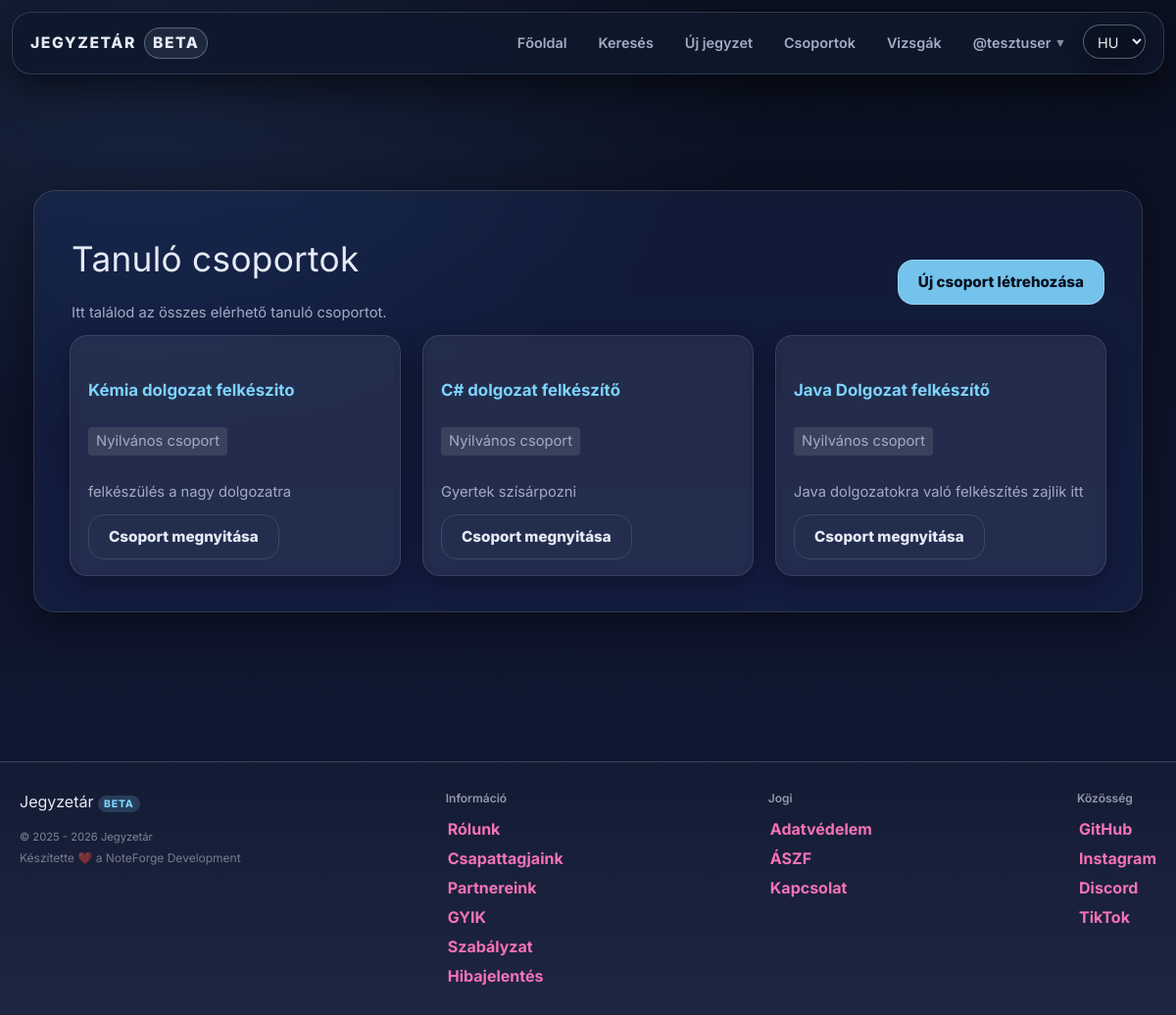
Screenshot of /groups.php (signed in) with the database file from the repository.
### tables this page shows
CREATE TABLE `users` (
  `id` int(11) NOT NULL,
  `lastname` varchar(100) DEFAULT NULL,
  `firstname` varchar(100) DEFAULT NULL,
  `username` varchar(50) NOT NULL,
  `birthdate` date DEFAULT NULL,
  `gender` varchar(10) DEFAULT NULL,
  `email` varchar(50) NOT NULL,
  `profile_picture` varchar(255) DEFAULT NULL,
  `password` varchar(255) NOT NULL,
  `security_question` varchar(255) NOT NULL,
  `security_answer` varchar(255) NOT NULL,
  `admin` tinyint(1) NOT NULL,
  `teacher` tinyint(1) DEFAULT NULL,
  `registration_date` datetime DEFAULT NULL,
  `language` varchar(5) NOT NULL DEFAULT 'hu',
  `oauth_provider` varchar(20) DEFAULT NULL,
  `oauth_sub` varchar(191) DEFAULT NULL,
  `email_verified` tinyint(1) NOT NULL DEFAULT 0,
  `bio` text DEFAULT NULL,
  `profile_theme` varchar(32) NOT NULL DEFAULT 'default',
  `twofa_enabled` tinyint(1) NOT NULL DEFAULT 0,
  `used_reg_code` varchar(64) DEFAULT NULL,
  `used_reg_code_at` datetime DEFAULT NULL,
  `show_fullname` tinyint(1) NOT NULL DEFAULT 1,
  `show_email` tinyint(1) NOT NULL DEFAULT 0,
  `show_birthdate` tinyint(1) NOT NULL DEFAULT 0
);

CREATE TABLE `groups` (
  `id` int(11) NOT NULL,
  `name` varchar(100) NOT NULL,
  `description` text DEFAULT NULL,
  `owner_id` int(11) NOT NULL,
  `is_private` tinyint(1) NOT NULL DEFAULT 0,
  `created_at` datetime NOT NULL DEFAULT current_timestamp(),
  `reviewed_at` datetime DEFAULT NULL,
  `reviewed_by` int(11) DEFAULT NULL,
  `status` enum('pending','approved','rejected') NOT NULL DEFAULT 'pending'
);

### assets/php/lang.php (called while the page is built, shortened)
<?php
    $supported_langs = ['hu', 'en', 'de'];
    if (isset($_GET['lang']) && in_array($_GET['lang'], $supported_langs, true)) {
        $lang = $_GET['lang'];
        $_SESSION['lang'] = $lang;
        if (!headers_sent()) {
            setcookie('lang', $lang, time() + 60*60*24*30, '/');
        }
    } else {
        if (isset($_SESSION['lang']) && in_array($_SESSION['lang'], $supported_langs, true)) {
            $lang = $_SESSION['lang'];
        } elseif (isset($_COOKIE['lang']) && in_array($_COOKIE['lang'], $supported_langs, true)) {
            $lang = $_COOKIE['lang'];
        } else {
            $lang = 'hu';
        }
    }
    $translations = [];
    if ($stmt = $conn->prepare("SELECT t_key, text FROM translations WHERE lang_code = ?")) {
        $stmt->bind_param('s', $lang);
        $stmt->execute();
        $result = $stmt->get_result();
        while ($row = $result->fetch_assoc()) {
            $translations[$row['t_key']] = $row['text'];
        }
    }
    if (!function_exists('t')) {
        function t(string $key): string
        {
            global $translations;
            return $translations[$key] ?? $key;
        }
    }

### groups.php (the view, shortened to what this page needs)
<?php
    require_once "assets/php/db.php";
    require_once "assets/php/lang.php";
    $csoportok_sql = "SELECT * FROM groups ORDER BY id DESC";
    $csoportok_lekerdezes = $conn->query($csoportok_sql);
?>
<!DOCTYPE html>
<html lang="<?= $lang ?>">
<head>
    <link rel="stylesheet" href="assets/css/styles.css">
    <script src="https://cdn.jsdelivr.net/npm/@tailwindcss/browser@4"></script>
</head>
<body>
<?php include 'assets/php/navbar.php'; ?>
<div class="content-wrapper w-full">
    <div class="main w-full max-w-6xl mx-auto px-4 md:px-6 lg:px-8 py-6">
        <div class="section-titlebar flex flex-col md:flex-row justify-between items-start gap-4 mb-6">
            <div class="min-w-0">
                <h1 class="text-2xl md:text-3xl lg:text-4xl mb-2">Tanuló csoportok</h1>
                <p class="entry-meta text-sm md:text-base">
                    Itt találod az összes elérhető tanuló csoportot.
                </p>
            </div>
            <div class="titlebar-actions">
                <a href="create_group.php" class="btn-cta text-sm md:text-base whitespace-nowrap">
                    Új csoport létrehozása
                </a>
            </div>
        </div>
        <?php if ($csoportok_lekerdezes && $csoportok_lekerdezes->num_rows > 0): ?>
            <div class="content-grid grid grid-cols-1 md:grid-cols-2 lg:grid-cols-3 gap-4 md:gap-6">
                <?php while ($egy_csoport = $csoportok_lekerdezes->fetch_assoc()):
						$csoport_statusz = $egy_csoport['status'];
                        $csoport_id = $egy_csoport['id'];
                        $csoport_nev = $egy_csoport['name'];
                        $csoport_leiras = $egy_csoport['description'];
                        $csoport_privat = $egy_csoport['is_private'];
                        if ($csoport_privat == 1) {
                            $privat_szoveg = "Privát csoport";
                        } else {
                            $privat_szoveg = "Nyilvános csoport";
                        }
                    ?>
                    <article class="card p-4 md:p-6 flex flex-col break-words">
                        <div class="card-head mb-3">
                            <h3 class="entry-title text-lg md:text-xl lg:text-2xl mb-2">
                                <a href="group.php?id=<?= (int)$csoport_id ?>" class="link-more hover:underline">
                                    <?= htmlspecialchars($csoport_nev) ?>
                                </a>
                            </h3>
                            <span class="entry-meta text-xs md:text-sm inline-block px-2 py-1 rounded bg-white/10">
                                <?= htmlspecialchars($privat_szoveg) ?>
                            </span>
                        </div>
                        <?php if (trim($csoport_leiras) !== ""): ?>
                            <p class="entry-meta text-sm md:text-base mb-3 break-words">
                                <?= nl2br(htmlspecialchars($csoport_leiras)) ?>
                            </p>
                        <?php else: ?>
                            <p class="entry-meta text-sm md:text-base mb-3 opacity-75">
                                Ehhez a csoporthoz még nincs leírás megadva.
                            </p>
                        <?php endif; ?>
                        <div class="mt-auto">
						<?php if ($csoport_statusz === 'approved'): ?>
							<a href="group.php?id=<?= (int)$csoport_id ?>" class="btn-ghost text-sm md:text-base">
								Csoport megnyitása
							</a>
						<?php else: ?>
							<span class="btn-ghost text-sm md:text-base opacity-50 cursor-not-allowed">
								A csoport még nem elérhető
							</span>
						<?php endif; ?>
                        </div>
                    </article>
                <?php endwhile; ?>
            </div>
        <?php else: ?>
            <div class="card p-6">
                <p class="entry-meta text-sm md:text-base">Nincs megjeleníthető csoport.</p>
            </div>
        <?php endif; ?>
    </div>
</div>
<?php include 'assets/php/footer.php'; ?>
</body>
</html>

### assets/php/navbar.php (shortened to what this page needs)
<?php
	require_once "assets/php/premium.php";
    $isLoggedIn = false;
    $currentUsername = null;
    if (isset($_COOKIE['id']) && ctype_digit($_COOKIE['id'])) {
        $isLoggedIn = true;
        $userid = (int)$_COOKIE['id'];
        $stmt = $conn->prepare("SELECT * FROM users WHERE id = ? LIMIT 1");
        $stmt->bind_param("i", $userid);
        $stmt->execute();
        $res = $stmt->get_result();
        if ($res && $res->num_rows === 1) {
            $user = $res->fetch_assoc();
            $currentUsername = $user['username'];
        } else {
            setcookie("id", "", time() - 3600, "/");
            $isLoggedIn = false;
        }
    }
?>
<nav class="navbar">
    <div class="navbar-content">
        <div class="brand">
            <span>Jegyzetár</span>
            <span class="brand-badge">beta</span>
        </div>
        <ul class="nav-links">
            <li><a href="index.php"><?= t('nav_home') ?></a></li>
            <li><a href="search.php"><?= t('nav_search') ?></a></li>
            <li><a href="upload.php"><?= t('nav_upload') ?></a></li>
            <li><a href="groups.php"><?= t('nav_groups') ?></a></li>
            <li><a href="exams.php"><?= t('nav_exams') ?></a></li>
            <?php if ($isLoggedIn && $currentUsername): ?>
                <li class="nav-item-has-dropdown">
                    <a href="#" class="nav-account-link">
                        <?= $isLoggedIn && $currentUsername ? '@'.htmlspecialchars($currentUsername) : t('nav_login') ?>
                        <span class="nav-account-chevron">▾</span>
                    </a>
                </li>
            <?php else: ?>
                <li><a href="reglog.php?mode=login"><?= t('nav_login') ?></a></li>
            <?php endif; ?>
            <li class="nav-lang-item">
                <form method="get">
                    <select name="lang" onchange="this.form.submit()" class="select">
                        <option value="hu" <?= $lang === 'hu' ? 'selected' : '' ?>>HU</option>
                    </select>
                </form>
            </li>
        </ul>
    </div>
</nav>

### rows the page displays
users: username "tesztuser"
groups: name "Kémia dolgozat felkészito", is_private "Nyilvános csoport", description "felkészülés a nagy dolgozatra"
groups: name "C# dolgozat felkészítő", is_private "Nyilvános csoport", description "Gyertek szísárpozni"
groups: name "Java Dolgozat felkészítő", is_private "Nyilvános csoport", description "Java dolgozatokra való felkészítés zajlik itt"

### other values shown
t('nav_home') "Főoldal"
t('nav_search') "Keresés"
t('nav_upload') "Új jegyzet"
t('nav_groups') "Csoportok"
t('nav_exams') "Vizsgák"
t('footer_built_with') "Készítette ❤️ a NoteForge Development"
t('footer_group_info') "Információ"
t('footer_link_about') "Rólunk"
t('footer_link_team') "Csapattagjaink"
t('footer_link_partners') "Partnereink"
t('footer_link_faq') "GYIK"
t('footer_link_rules') "Szabályzat"
t('footer_link_report') "Hibajelentés"
t('footer_group_legal') "Jogi"
t('footer_link_privacy') "Adatvédelem"
